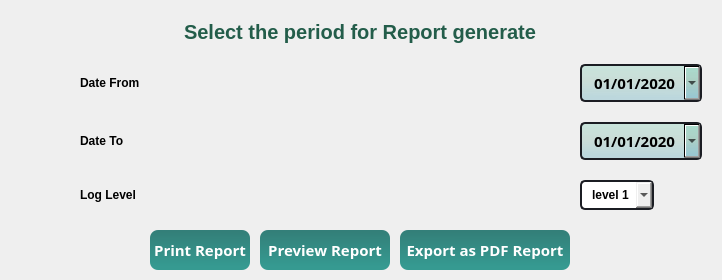
        <widget class="QWidget" name="report_gen_tab">
         <attribute name="title">
          <string>Report Generator</string>
         </attribute>
         <layout class="QGridLayout" name="gridLayout_2">
          <property name="leftMargin">
           <number>80</number>
          </property>
          <property name="topMargin">
           <number>20</number>
          </property>
          <property name="rightMargin">
           <number>20</number>
          </property>
          <property name="bottomMargin">
           <number>10</number>
          </property>
          <property name="horizontalSpacing">
           <number>10</number>
          </property>
          <property name="verticalSpacing">
           <number>20</number>
          </property>
          <item row="3" column="0">
           <widget class="QLabel" name="label_6">
            <property name="sizePolicy">
             <sizepolicy hsizetype="Maximum" vsizetype="Maximum">
              <horstretch>0</horstretch>
              <verstretch>0</verstretch>
             </sizepolicy>
            </property>
            <property name="font">
             <font>
              <family>Tahoma</family>
              <pointsize>9</pointsize>
              <weight>75</weight>
              <italic>false</italic>
              <bold>true</bold>
             </font>
            </property>
            <property name="text">
             <string>Date From</string>
            </property>
           </widget>
          </item>
          <item row="3" column="4">
           <widget class="QDateEdit" name="report_date_from">
            <property name="sizePolicy">
             <sizepolicy hsizetype="Maximum" vsizetype="Fixed">
              <horstretch>0</horstretch>
              <verstretch>0</verstretch>
             </sizepolicy>
            </property>
            <property name="font">
             <font>
              <family>Candara</family>
              <pointsize>11</pointsize>
              <weight>75</weight>
              <italic>false</italic>
              <bold>true</bold>
              <underline>false</underline>
             </font>
            </property>
            <property name="styleSheet">
             <string notr="true">QDateEdit{
	border-radius: 5px;
	border: 2px solid rgb(27, 29, 35);
	padding: 5px;
	padding-left: 10px;

   background-color:qlineargradient(spread:pad, x1:0.532552, y1:0, x2:0.522, y2:0.926136, stop:0.0199005 rgba(50, 186, 144, 52), stop:0.482587 rgba(65, 156, 128, 54), stop:0.975124 rgba(75, 164, 181, 80));
		
		
}
QDateEdit:hover{
	border: 2px solid rgb(64, 71, 88);
   
	
		
  
}

QCalendarWidget QToolButton{

  	color: black;
  	background-color:rgb(156, 255, 231);}

 

QCalendarWidget QAbstractItemView:enabled 
  {
  
  	color: black;  
  	background-color: rgb(198, 255, 232);  
  	selection-background-color: rgb(64, 64, 64); 
  	selection-color: rgb(0, 255, 0); 
  }</string>
            </property>
            <property name="dateTime">
             <datetime>
              <hour>0</hour>
              <minute>0</minute>
              <second>0</second>
              <year>2020</year>
              <month>1</month>
              <day>1</day>
             </datetime>
            </property>
            <property name="minimumDateTime">
             <datetime>
              <hour>0</hour>
              <minute>0</minute>
              <second>0</second>
              <year>2010</year>
              <month>9</month>
              <day>14</day>
             </datetime>
            </property>
            <property name="maximumDate">
             <date>
              <year>9999</year>
              <month>11</month>
              <day>30</day>
             </date>
            </property>
            <property name="displayFormat">
             <string>dd/MM/yyyy</string>
            </property>
            <property name="calendarPopup">
             <bool>true</bool>
            </property>
            <property name="date">
             <date>
              <year>2020</year>
              <month>1</month>
              <day>1</day>
             </date>
            </property>
           </widget>
          </item>
          <item row="4" column="0">
           <widget class="QLabel" name="label_7">
            <property name="sizePolicy">
             <sizepolicy hsizetype="Maximum" vsizetype="Maximum">
              <horstretch>0</horstretch>
              <verstretch>0</verstretch>
             </sizepolicy>
            </property>
            <property name="font">
             <font>
              <family>Tahoma</family>
              <pointsize>9</pointsize>
              <weight>75</weight>
              <italic>false</italic>
              <bold>true</bold>
             </font>
            </property>
            <property name="text">
             <string>Date To</string>
            </property>
           </widget>
          </item>
          <item row="4" column="4">
           <widget class="QDateEdit" name="report_date_to">
            <property name="sizePolicy">
             <sizepolicy hsizetype="Maximum" vsizetype="Fixed">
              <horstretch>0</horstretch>
              <verstretch>0</verstretch>
             </sizepolicy>
            </property>
            <property name="font">
             <font>
              <family>Candara</family>
              <pointsize>11</pointsize>
              <weight>75</weight>
              <italic>false</italic>
              <bold>true</bold>
              <underline>false</underline>
             </font>
            </property>
            <property name="styleSheet">
             <string notr="true">QDateEdit{
	border-radius: 5px;
	border: 2px solid rgb(27, 29, 35);
	padding: 5px;
	padding-left: 10px;

   background-color:qlineargradient(spread:pad, x1:0.532552, y1:0, x2:0.522, y2:0.926136, stop:0.0199005 rgba(50, 186, 144, 52), stop:0.482587 rgba(65, 156, 128, 54), stop:0.975124 rgba(75, 164, 181, 80));
		
		
}
QDateEdit:hover{
	border: 2px solid rgb(64, 71, 88);
   
	
		
  
}

QCalendarWidget QToolButton{

  	color: black;
  	background-color:rgb(156, 255, 231);}

 

QCalendarWidget QAbstractItemView:enabled 
  {
  
  	color: black;  
  	background-color: rgb(198, 255, 232);  
  	selection-background-color: rgb(64, 64, 64); 
  	selection-color: rgb(0, 255, 0); 
  }</string>
            </property>
            <property name="wrapping">
             <bool>false</bool>
            </property>
            <property name="readOnly">
             <bool>false</bool>
            </property>
            <property name="showGroupSeparator" stdset="0">
             <bool>false</bool>
            </property>
            <property name="dateTime">
             <datetime>
              <hour>0</hour>
              <minute>0</minute>
              <second>0</second>
              <year>2020</year>
              <month>1</month>
              <day>1</day>
             </datetime>
            </property>
            <property name="minimumDateTime">
             <datetime>
              <hour>0</hour>
              <minute>0</minute>
              <second>0</second>
              <year>2010</year>
              <month>9</month>
              <day>14</day>
             </datetime>
            </property>
            <property name="currentSection">
             <enum>QDateTimeEdit::DaySection</enum>
            </property>
            <property name="displayFormat">
             <string>dd/MM/yyyy</string>
            </property>
            <property name="calendarPopup">
             <bool>true</bool>
            </property>
            <property name="timeSpec">
             <enum>Qt::TimeZone</enum>
            </property>
           </widget>
          </item>
          <item row="6" column="0">
           <widget class="QLabel" name="label_12">
            <property name="sizePolicy">
             <sizepolicy hsizetype="Maximum" vsizetype="Maximum">
              <horstretch>0</horstretch>
              <verstretch>0</verstretch>
             </sizepolicy>
            </property>
            <property name="font">
             <font>
              <family>Tahoma</family>
              <pointsize>9</pointsize>
              <weight>75</weight>
              <bold>true</bold>
             </font>
            </property>
            <property name="text">
             <string>Log Level</string>
            </property>
           </widget>
          </item>
          <item row="6" column="4">
           <widget class="QComboBox" name="comboBox">
            <property name="sizePolicy">
             <sizepolicy hsizetype="Maximum" vsizetype="Fixed">
              <horstretch>0</horstretch>
              <verstretch>0</verstretch>
             </sizepolicy>
            </property>
            <property name="font">
             <font>
              <family>Tahoma</family>
              <pointsize>9</pointsize>
              <weight>75</weight>
              <bold>true</bold>
             </font>
            </property>
            <property name="styleSheet">
             <string notr="true">QComboBox{
	border-radius: 5px;
	border: 2px solid rgb(27, 29, 35);
	padding: 5px;
	padding-left: 10px;
}
QComboBox:hover{
	border: 2px solid rgb(64, 71, 88);
}
QComboBox QAbstractItemView {
	padding: 10px;
}</string>
            </property>
            <item>
             <property name="text">
              <string>level 1</string>
             </property>
            </item>
            <item>
             <property name="text">
              <string>level 2</string>
             </property>
            </item>
           </widget>
          </item>
          <item row="7" column="1">
           <widget class="QPushButton" name="print_report_button">
            <property name="sizePolicy">
             <sizepolicy hsizetype="Maximum" vsizetype="Fixed">
              <horstretch>0</horstretch>
              <verstretch>0</verstretch>
             </sizepolicy>
            </property>
            <property name="font">
             <font>
              <family>Candara</family>
              <pointsize>11</pointsize>
              <weight>75</weight>
              <italic>false</italic>
              <bold>true</bold>
             </font>
            </property>
            <property name="styleSheet">
             <string notr="true">QPushButton{
background-color:qlineargradient(spread:pad, x1:0.532552, y1:0, x2:0.522, y2:0.926136, stop:0.0547264 rgba(10, 103, 95, 209), stop:1 rgba(13, 136, 125, 209));
width:100%;
height:40%;
color:white;
border-radius:8px;
}

QPushButton:hover:!pressed
{
  border: 2px solid rgb(41, 135, 140);
background-color:rgb(199, 248, 255);
color:black;
}</string>
            </property>
            <property name="text">
             <string>Print Report</string>
            </property>
           </widget>
          </item>
          <item row="7" column="2">
           <widget class="QPushButton" name="preview_report_button">
            <property name="sizePolicy">
             <sizepolicy hsizetype="Maximum" vsizetype="Fixed">
              <horstretch>0</horstretch>
              <verstretch>0</verstretch>
             </sizepolicy>
            </property>
            <property name="font">
             <font>
              <family>Candara</family>
              <pointsize>11</pointsize>
              <weight>75</weight>
              <italic>false</italic>
              <bold>true</bold>
             </font>
            </property>
            <property name="styleSheet">
             <string notr="true">QPushButton{
background-color:qlineargradient(spread:pad, x1:0.532552, y1:0, x2:0.522, y2:0.926136, stop:0.0547264 rgba(10, 103, 95, 209), stop:1 rgba(13, 136, 125, 209));
width:130%;
height:40%;
color:white;
border-radius:8px;
}

QPushButton:hover:!pressed
{
  border: 2px solid rgb(41, 135, 140);
background-color:rgb(199, 248, 255);
color:black;
}</string>
            </property>
            <property name="text">
             <string>Preview Report</string>
            </property>
           </widget>
          </item>
          <item row="7" column="3">
           <widget class="QPushButton" name="export_pdf_button">
            <property name="sizePolicy">
             <sizepolicy hsizetype="Maximum" vsizetype="Fixed">
              <horstretch>0</horstretch>
              <verstretch>0</verstretch>
             </sizepolicy>
            </property>
            <property name="font">
             <font>
              <family>Candara</family>
              <pointsize>11</pointsize>
              <weight>75</weight>
              <italic>false</italic>
              <bold>true</bold>
             </font>
            </property>
            <property name="layoutDirection">
             <enum>Qt::LeftToRight</enum>
            </property>
            <property name="styleSheet">
             <string notr="true">QPushButton{
background-color:qlineargradient(spread:pad, x1:0.532552, y1:0, x2:0.522, y2:0.926136, stop:0.0547264 rgba(10, 103, 95, 209), stop:1 rgba(13, 136, 125, 209));
width:170%;
height:40%;
color:white;
border-radius:8px;
}

QPushButton:hover:!pressed
{
  border: 2px solid rgb(41, 135, 140);
background-color:rgb(199, 248, 255);
color:black;
}</string>
            </property>
            <property name="text">
             <string>Export as PDF Report</string>
            </property>
            <property name="flat">
             <bool>false</bool>
            </property>
           </widget>
          </item>
          <item row="0" column="1" colspan="3">
           <widget class="QLabel" name="label_8">
            <property name="sizePolicy">
             <sizepolicy hsizetype="Minimum" vsizetype="Fixed">
              <horstretch>0</horstretch>
              <verstretch>0</verstretch>
             </sizepolicy>
            </property>
            <property name="font">
             <font>
              <family>Tahoma</family>
              <pointsize>15</pointsize>
              <weight>75</weight>
              <italic>false</italic>
              <bold>true</bold>
             </font>
            </property>
            <property name="styleSheet">
             <string notr="true">background-color:rgba(0,0,0,0%);
color:rgb(35, 93, 74)</string>
            </property>
            <property name="text">
             <string>Select the period for Report generate</string>
            </property>
            <property name="alignment">
             <set>Qt::AlignCenter</set>
            </property>
            <property name="margin">
             <number>10</number>
            </property>
           </widget>
          </item>
         </layout>
        </widget>
